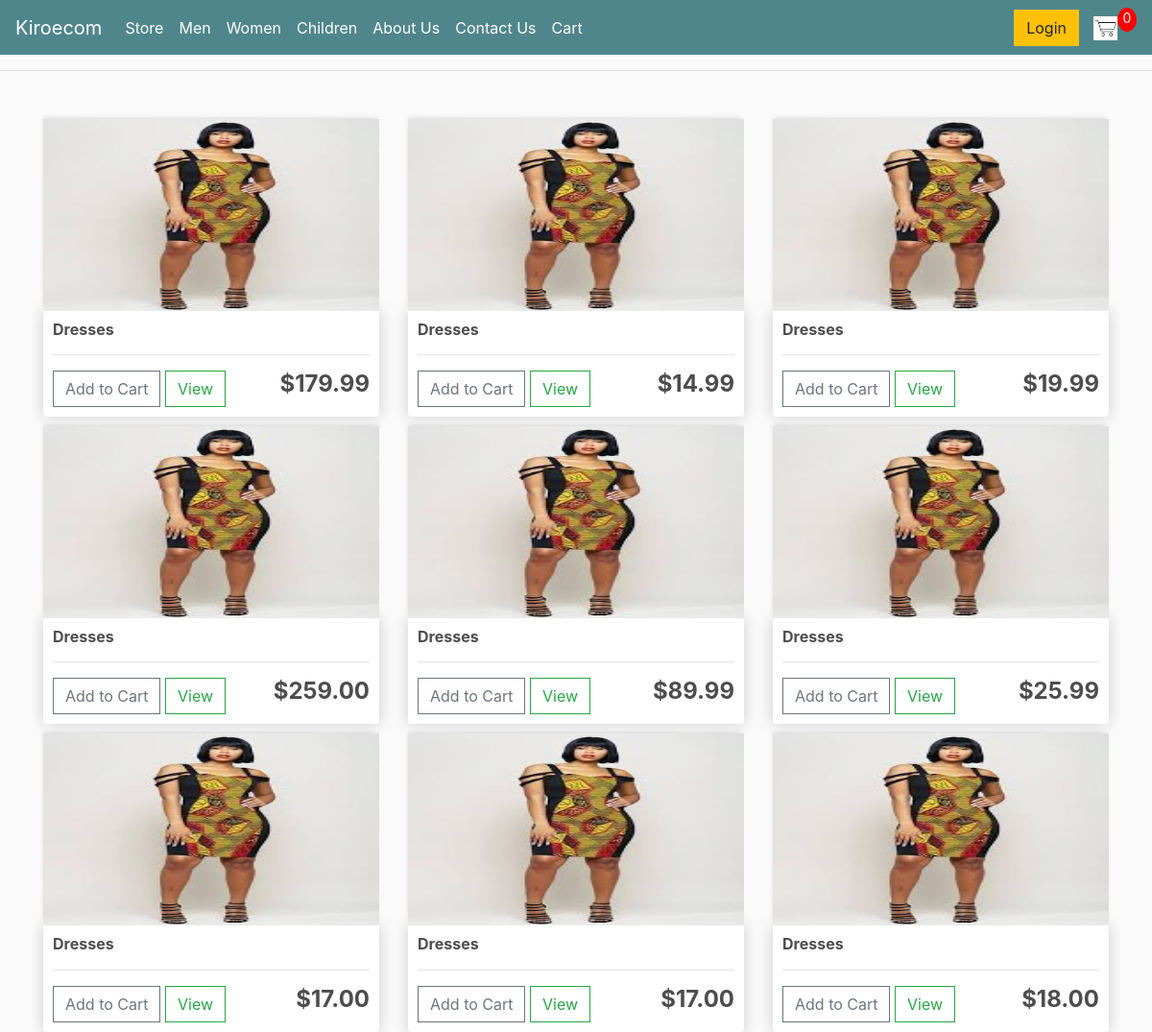
Page /Women/ on the earlier database version.
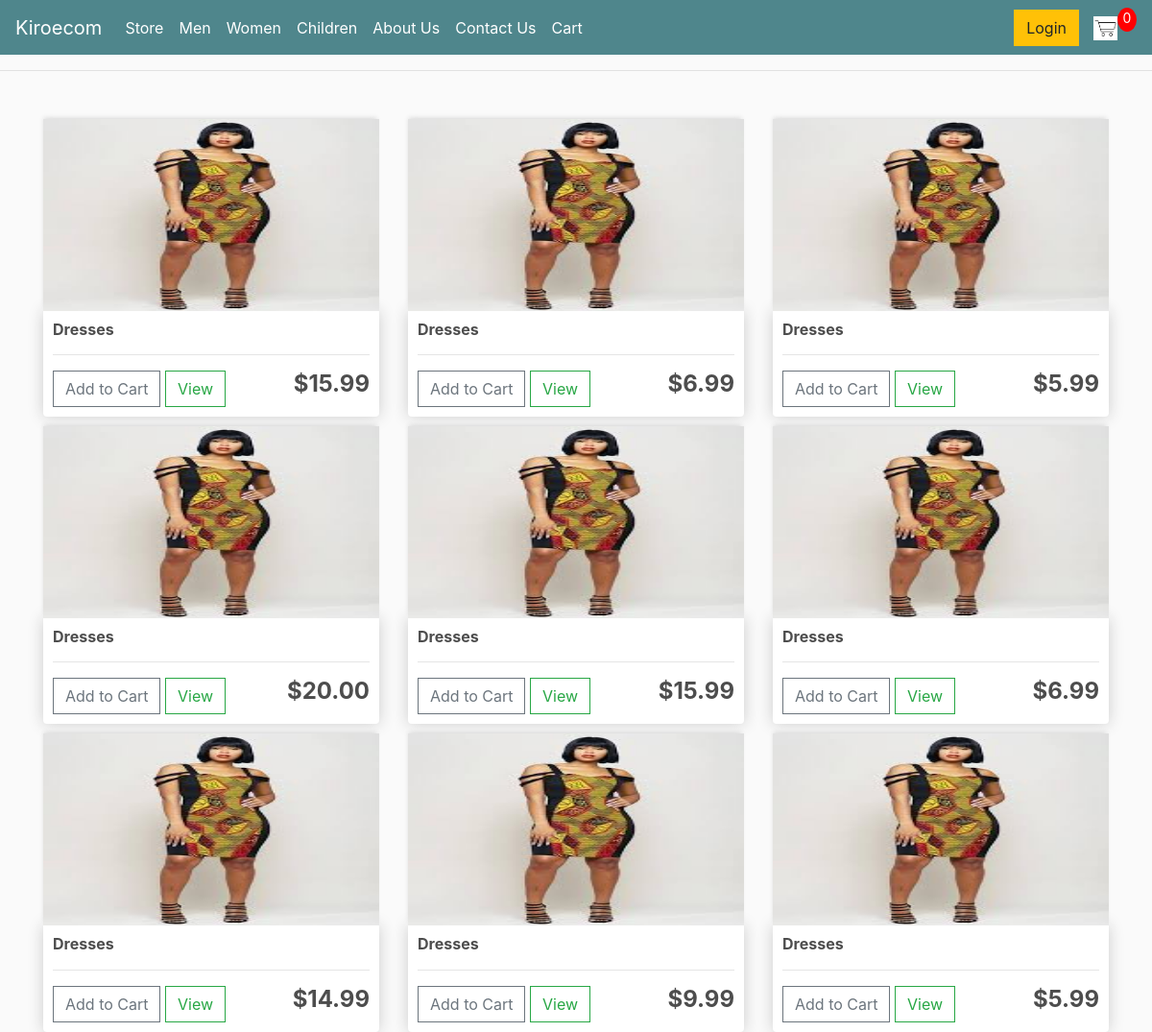
Same page on the later database version.
### Ecom/models.py (models this page shows, shortened)
class Product(models.Model):
    name = models.CharField(max_length=200, null=True)
    price = models.DecimalField(max_digits=7, decimal_places=2)
    digital = models.BooleanField(default=False, null=True, blank=False)
    image = models.ImageField(null=True, blank=True)

### Ecom/views.py (the view)
# urls.py: path('Women/', views.Women, name="Women"),
def Women(request):
    data = cartData(request)
    cartItems = data['cartItems']
    products = Product.objects.all()
    context = {'products': products, 'cartItems':cartItems}
    return render(request, 'Ecom/Women.html', context)

### Ecom/utils.py (called while the page is built, shortened)
def cookieCart(request):
    try:
        cart = json.loads(request.COOKIES['cart'])
    except:
            cart = {}
    print('cart:', cart)
    items = []
    order = {'get_cart_total':0, 'get_cart_items':0, 'shipping':False}
    cartItems = order['get_cart_items']
    return {'cartItems':cartItems, 'order':order, 'items':items}

def cartData(request):
    if request.user.is_authenticated:
        customer = request.user.customer
        order, created = Order.objects.get_or_create(customer=customer, complete=False)
        items = order.orderitem_set.all()
        cartItems = order.get_cart_items
    else:
        cookieData = cookieCart(request)
        cartItems = cookieData['cartItems']
        order = cookieData['order']
        items = cookieData['items']
    return {'cartItems':cartItems, 'order':order, 'items':items}

### Ecom/templates/Ecom/Women.html
{% extends 'Ecom/Main.html' %}
{% load static %}
{% block content %}
{% load i18n %}
	<div class="row">
		{% for product in products %}
		<div class="col-lg-4">
			<img class="thumbnail" src="/static/images/women/women7.jpg">
			<div class="box-element product">
				<h6><strong>Dresses</strong></h6>
				<hr>
				<button data-product="{{product.id}}" data-action="add" class="btn btn-outline-secondary add-btn update-cart">Add to Cart</button>
				<a class="btn btn-outline-success" href="#">View</a>
				<h4 style="display: inline-block; float: right"><strong>${{product.price|floatformat:2}}</strong></h4>
			</div>
		</div>
		{% endfor %}
	</div>
{% endblock content %}

Differences in the rows shown:
changed Product (number 1 of 9 on the later page): price "179.99" → "15.99"
changed Product (number 2 of 9 on the later page): price "14.99" → "6.99"
changed Product (number 3 of 9 on the later page): price "19.99" → "5.99"
changed Product (number 4 of 9 on the later page): price "259.00" → "20.00"
changed Product (number 5 of 9 on the later page): price "89.99" → "15.99"
changed Product (number 6 of 9 on the later page): price "25.99" → "6.99"
changed Product (number 7 of 9 on the later page): price "17.00" → "14.99"
changed Product (number 8 of 9 on the later page): price "17.00" → "9.99"
changed Product (number 9 of 9 on the later page): price "18.00" → "5.99"
